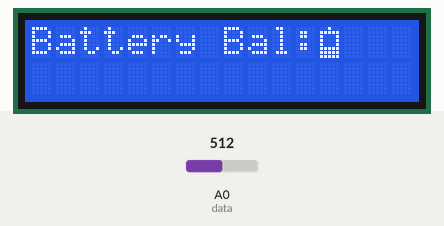
The sketch below on a simulated Arduino Uno, built with avr-gcc and run on an emulated ATmega328P. Parts: 16×2 character LCD. Inputs (shaded band) come from the test bench; at power-on: A0 (data) = 512.

Above: at 1.3 s.
1.4 s: A0 (data) set to 716
2.9 s: A0 (data) set to 900
4.4 s: A0 (data) set to 1023
At 4.7 s:
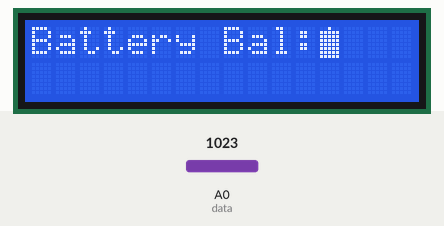
5.9 s: A0 (data) set to 306
At 7.0 s:
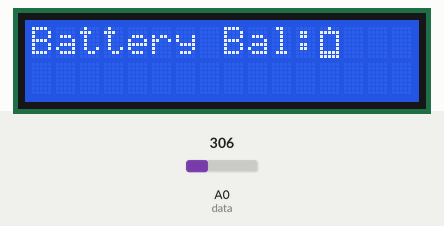
7.4 s: A0 (data) set to 122
8.9 s: A0 (data) set to 511
Timing chart, 0 to 11.4 s (numbered marks = the images above; inputs shaded):
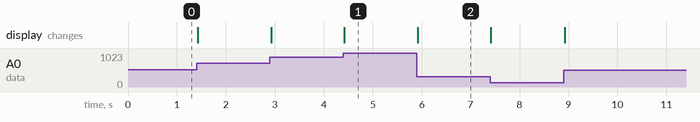

Measured:
- after the input at 4.4 s, the display: changes at once (image 1)
- after the input at 5.9 s, the display: changes at once (image 2)

The sketch:

Battery_Bal_indicator_LCD.ino
```cpp
#include <LiquidCrystal_I2C.h>
LiquidCrystal_I2C lcd(0x27,16,2);
#define data A0
int info;
byte c1[]={
  0b00100,
  0b11111,
  0b10001,
  0b10001,
  0b10001,
  0b10001,
  0b10001,
  0b11111
};
byte c2[]={
  0b00100,
  0b11111,
  0b10001,
  0b10001,
  0b10001,
  0b10001,
  0b11111,
  0b11111
};
byte c3[]={
  0b00100,
  0b11111,
  0b10001,
  0b10001,
  0b10001,
  0b11111,
  0b11111,
  0b11111
};
byte c4[]={
  0b00100,
  0b11111,
  0b10001,
  0b10001,
  0b11111,
  0b11111,
  0b11111,
  0b11111
};
byte c5[]={
  0b00100,
  0b11111,
  0b10001,
  0b11111,
  0b11111,
  0b11111,
  0b11111,
  0b11111
};
byte c6[]={
  0b00100,
  0b11111,
  0b11111,
  0b11111,
  0b11111,
  0b11111,
  0b11111,
  0b11111
};
void setup() {
  lcd.init();
  lcd.backlight();
lcd.createChar(1,c1);
lcd.createChar(2,c2);
lcd.createChar(3,c3);
lcd.createChar(4,c4);
lcd.createChar(5,c5);
lcd.createChar(6,c6);
}

void loop() {
 info=analogRead(data);
 int mymap=map(info,1,1010,1,6);

 lcd.setCursor(0,0);
 lcd.print("Battery Bal:");
 if(mymap==1){lcd.write((byte)mymap);}
 else{lcd.write(mymap);}
}
```
